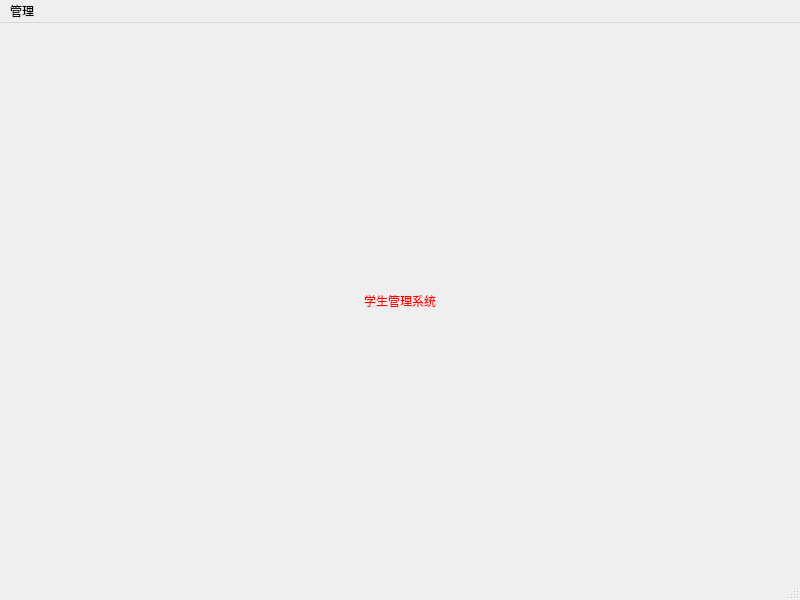
<?xml version="1.0" encoding="UTF-8"?>
<ui version="4.0">
 <class>MainWindow</class>
 <widget class="QMainWindow" name="MainWindow">
  <property name="geometry">
   <rect>
    <x>0</x>
    <y>0</y>
    <width>800</width>
    <height>600</height>
   </rect>
  </property>
  <property name="windowTitle">
   <string>MainWindow</string>
  </property>
  <widget class="QWidget" name="centralwidget">
   <layout class="QHBoxLayout" name="horizontalLayout">
    <item>
     <widget class="QLabel" name="label">
      <property name="styleSheet">
       <string notr="true">font: 36pt &quot;仿宋&quot;;
color: rgb(255, 0, 0);</string>
      </property>
      <property name="text">
       <string>学生管理系统</string>
      </property>
      <property name="alignment">
       <set>Qt::AlignCenter</set>
      </property>
     </widget>
    </item>
   </layout>
  </widget>
  <widget class="QMenuBar" name="menubar">
   <property name="geometry">
    <rect>
     <x>0</x>
     <y>0</y>
     <width>800</width>
     <height>23</height>
    </rect>
   </property>
   <widget class="QMenu" name="menu">
    <property name="title">
     <string>管理</string>
    </property>
    <addaction name="actionDfad"/>
    <addaction name="actionChax"/>
   </widget>
   <addaction name="menu"/>
  </widget>
  <widget class="QStatusBar" name="statusbar"/>
  <action name="actionDfad">
   <property name="text">
    <string>添加学生</string>
   </property>
  </action>
  <action name="actionChax">
   <property name="text">
    <string>查询学生</string>
   </property>
  </action>
 </widget>
 <resources/>
 <connections/>
</ui>
